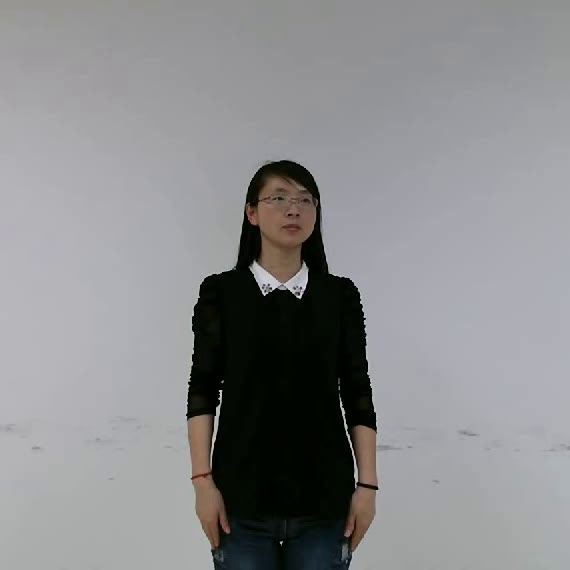
#> input picture frame 12 of avi/0.avi, 570 x 570 px
$ python test.py
#> lines starting #> are read from the running program, lines starting #| are printed output that depends on the picture
### OpticalFlow.py
import cv2
import time
import math
import numpy as np

class OpticalFlowCalculator:
    '''
    A class for optical flow calculations using OpenCV
    '''
    def __init__(self,
                 frame_width,
                 frame_height,
                 scaledown=1,
                 perspective_angle=0,
                 move_step=16,
                 window_name=None,
                 flow_color_rgb=(0, 255, 0)):
        '''
        Creates an OpticalFlow object for images with specified width and height.

        Optional inputs are:

          perspective_angle - perspective angle of camera, for reporting flow in meters per second
          move_step           - step size in pixels for sampling the flow image
          window_name       - window name for display
          flow_color_rgb    - color for displaying flow
        '''

        self.move_step = move_step
        self.mv_color_bgr = (flow_color_rgb[2], flow_color_rgb[1],
                             flow_color_rgb[0])

        self.perspective_angle = perspective_angle

        self.window_name = window_name

        self.size = (int(frame_width / scaledown),
                     int(frame_height / scaledown))

        self.prev_gray = None
        self.prev_time = None

    # [13 lines left out: function processBytes, not called in this run]

    def processFrame(self, frame, distance=None, timestep=1):
        '''
        Processes one image frame, returning summed X,Y flow and frame.

        Optional inputs are:

          distance - distance in meters to image (focal length) for returning flow in meters per second
          timestep - time step in seconds for returning flow in meters per second
        '''

        frame2 = cv2.resize(frame, self.size)

        gray = cv2.cvtColor(frame2, cv2.COLOR_BGR2GRAY)

        xsum, ysum = 0, 0

        xvel, yvel = 0, 0

        flow = None

        if not self.prev_gray is None:

            flow = cv2.calcOpticalFlowFarneback(self.prev_gray,
                                                gray,
                                                flow,
                                                pyr_scale=0.5,
                                                levels=5,
                                                winsize=13,
                                                iterations=10,
                                                poly_n=5,
                                                poly_sigma=1.1,
                                                flags=0)
            for y in range(0, flow.shape[0], self.move_step):

                for x in range(0, flow.shape[1], self.move_step):
                    fx, fy = flow[y, x]
                    xsum += fx
                    ysum += fy

            # Default to system time if no timestep
            curr_time = time.time()
            if not timestep:
                timestep = (curr_time -
                            self.prev_time) if self.prev_time else 1
            self.prev_time = curr_time

            xvel = self._get_velocity(flow, xsum, flow.shape[1], distance,
                                      timestep)
            yvel = self._get_velocity(flow, ysum, flow.shape[0], distance,
                                      timestep)

        self.prev_gray = gray

        # Return x,y velocities and new image with flow lines
        return xvel, yvel

    def _get_velocity(self, flow, sum_velocity_pixels, dimsize_pixels,
                      distance_meters, timestep_seconds):

        count = (flow.shape[0] * flow.shape[1]) / self.move_step**2

        average_velocity_pixels_per_second = sum_velocity_pixels / count / timestep_seconds

        return self._velocity_meters_per_second(average_velocity_pixels_per_second, dimsize_pixels, distance_meters) \
            if self.perspective_angle and distance_meters \
            else average_velocity_pixels_per_second

    # [9 lines left out: function _velocity_meters_per_second, not called in this run]

### test.py
import os
import cv2
import math
import os.path as osp
import matplotlib.pyplot as plt
from sklearn.cluster import KMeans
from OpticalFlow import OpticalFlowCalculator
import argparse

parser = argparse.ArgumentParser()
parser.add_argument('-k', type=int, default= 6, help="the number of k-means")
parser.add_argument('-thresh', type=float, default= 0.001, help="the number of k-means")
parser.add_argument('-src', type=str,  default='avi/', help="the folder of input videos")
parser.add_argument('-des', type=str, default='img/', help="the folder of output frames")
args = parser.parse_args()

k_num = args.k
src_dir = args.src
des_dir = args.des
thresh = args.thresh

allavi = os.listdir(src_dir)
for i in allavi:
    src_path = os.path.join(src_dir, i)
    des_path = os.path.join(des_dir, i)
    if not os.path.exists(des_path):
        os.mkdir(des_path)

    videoFile = cv2.VideoCapture(src_path)

    width = int(videoFile.get(cv2.CAP_PROP_FRAME_WIDTH))
    height = int(videoFile.get(cv2.CAP_PROP_FRAME_HEIGHT))
    flow = OpticalFlowCalculator(width, height, scaledown=1, move_step=16)

    ret, frame = videoFile.read()
#> frame is the input picture: shape (570, 570, 3); mean B, G, R 141.5, 139.6, 139.4
    data = []
    plt.cla()
    count = 0
    vals = []
    frames = []
    while ret:
        xvel, yvel = flow.processFrame(frame)
#> xvel = 0; yvel = 0
        val = xvel * xvel + yvel * yvel
#> val = 0
        if val < thresh:
            vals.append((val,count))
        frames.append(frame)
        data.append(math.log(xvel * xvel + yvel * yvel + 1))
        ret, frame = videoFile.read()
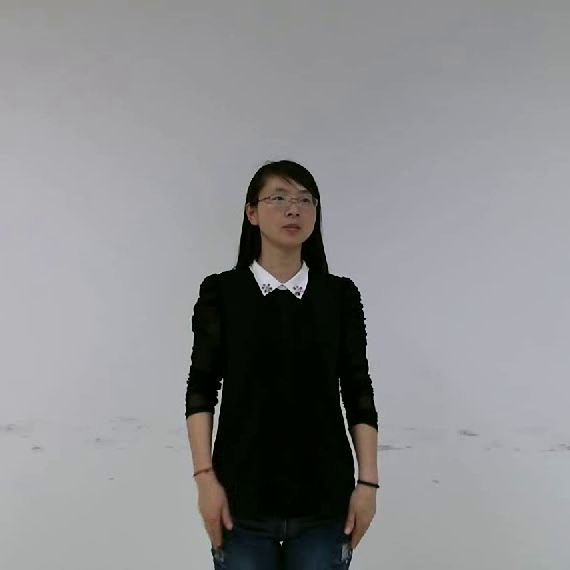
#> input picture frame 13 of avi/0.avi, 570 x 570 px
#> frame is the input picture: shape (570, 570, 3); mean B, G, R 141.6, 139.7, 139.6
        count += 1

    x1 = range(len(data))
    plt.plot(x1,
             data,
             label='OpticalFlow',
             linewidth=3,
             color='pink',
             marker='o',
             markerfacecolor='blue',
             markersize=5)
    name, _ = osp.splitext(i)

    plt.savefig(os.path.join(des_dir, i, 'OpticalFlow.png'))

    kmeans = KMeans(n_clusters=k_num)
    kmeans.fit(vals)
    kmeans_y_predict = kmeans.predict(vals)

    indexs = [[] for k in range(k_num) ]
    final = []
    for k in range(k_num):
        min_vals = []
        min_coun = []
        for index, num in enumerate(kmeans_y_predict.tolist()):
            if num == k:
                indexs[k].append(index)
        for index in indexs[k]:
            va = vals[index][0]
            cou = vals[index][1]
            min_vals.append(va)
            min_coun.append(cou)
        min_index = min_coun[min_vals.index(min(min_vals))]
        final.append((frames[min_index], min_index))

    for fin, fi_index in final:
        fin_path = os.path.join(des_dir, i, str(fi_index)+'.jpg')
        cv2.imwrite(fin_path, fin)
    print('save to {}'.format(os.path.join(des_dir, i)))

$ run again, starting later in the video
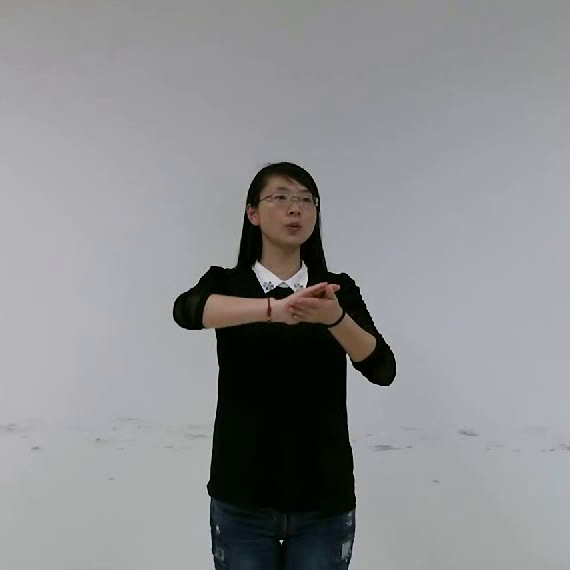
#> input picture frame 54 of avi/0.avi, 570 x 570 px
#> frame is the input picture: shape (570, 570, 3); mean B, G, R 143.9, 141.8, 141.6
#> in processFrame, `gray = cv2.cvtColor(frame2, cv2.COLOR_BGR2GRAY)`:
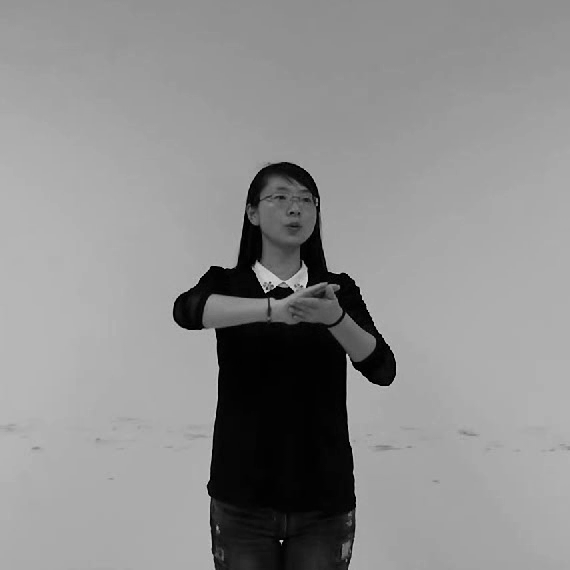
#> gray: shape (570, 570); min 0, max 216, mean 141.9
#> xvel = 0
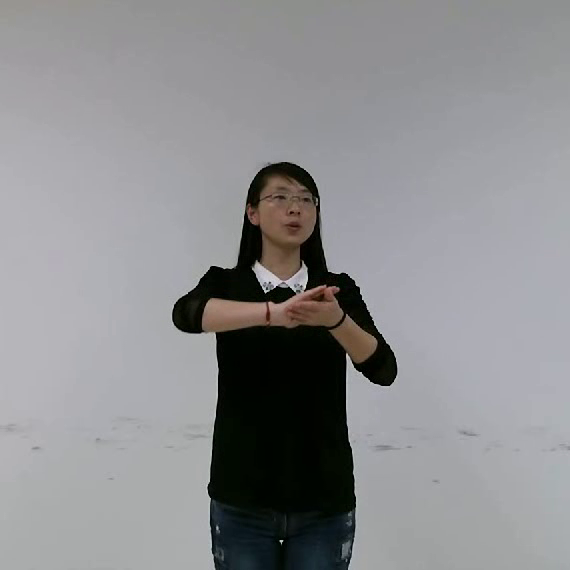
#> input picture frame 55 of avi/0.avi, 570 x 570 px
#> frame is the input picture: shape (570, 570, 3); mean B, G, R 143.9, 141.7, 141.6

$ run again, starting later in the video
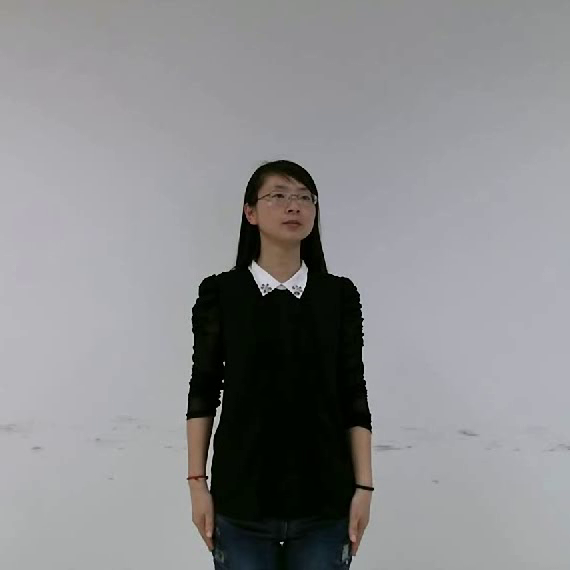
#> input picture frame 97 of avi/0.avi, 570 x 570 px
#> frame is the input picture: shape (570, 570, 3); mean B, G, R 142.1, 140.1, 139.9
#> xvel = 0
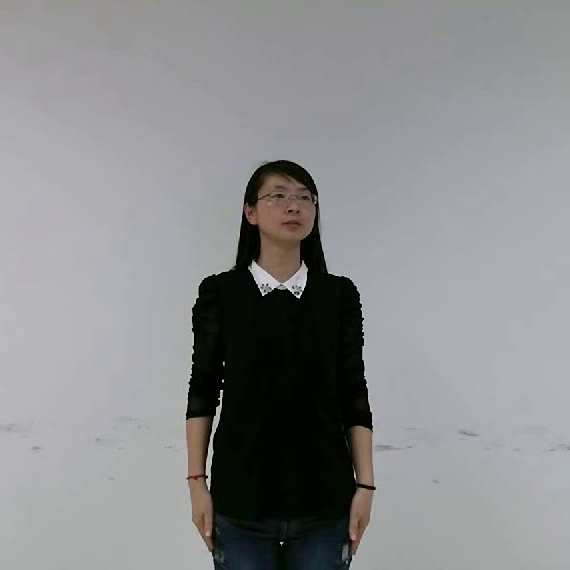
#> input picture frame 98 of avi/0.avi, 570 x 570 px
#> frame is the input picture: shape (570, 570, 3); mean B, G, R 142, 140, 139.8
